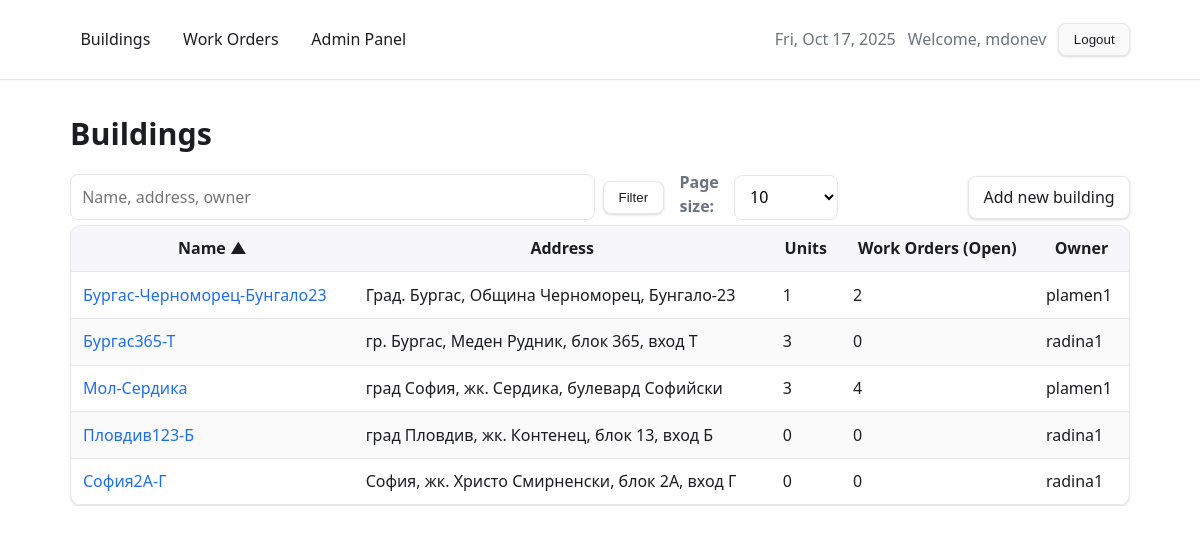
The app's page /buildings/ (signed in), older data.
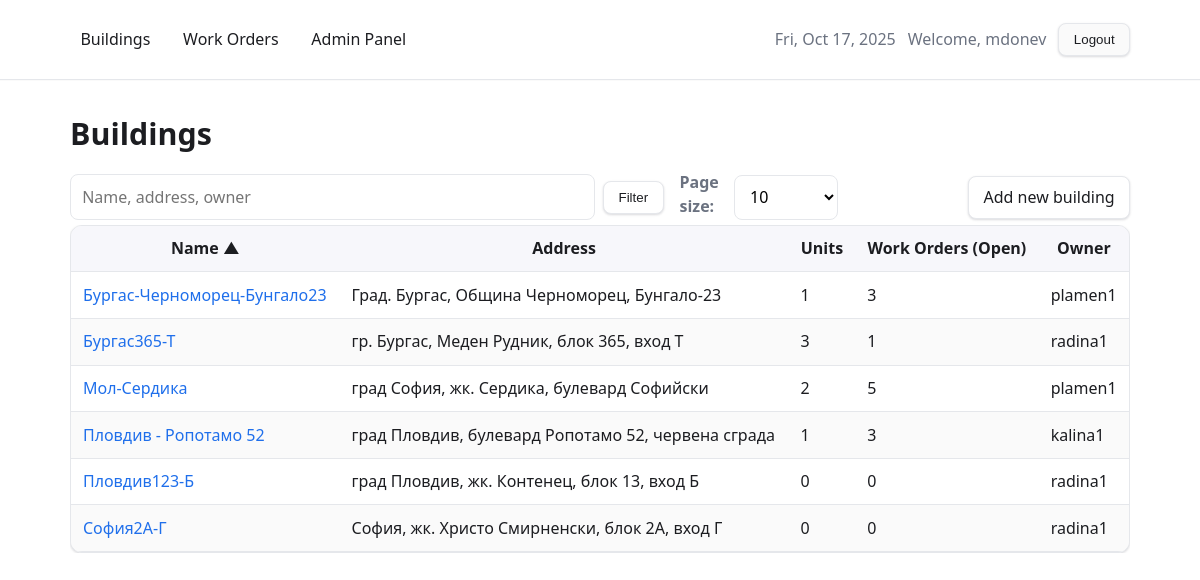
The same page, newer data.
### core/models.py (models this page shows, shortened)
class Building(models.Model):
    name = models.CharField(max_length=200)
    address = models.CharField(max_length=300)
    description = models.TextField(blank=True, default="")
    owner = models.ForeignKey(
        settings.AUTH_USER_MODEL,
        on_delete=models.SET_NULL,
        null=True,
        blank=True,
        related_name="buildings",
    )
    objects: BuildingQuerySet = BuildingQuerySet.as_manager()  # leverage annotations
    class Meta:
        ordering = ["name"]
    @property
    def units_count(self) -> int:
        val = getattr(self, "total_units", None)
        return int(val) if val is not None else self.units.count()

### core/views.py (the view, shortened to what this page needs)
# urls.py: path("buildings/", views.BuildingListView.as_view(), name="buildings_list"),
class BuildingListView(NavContextMixin, LoginRequiredMixin, ListView):
    model = Building
    template_name = "core/buildings_list.html"
    context_object_name = "buildings"
    ALLOWED_SORT = {
        "name", "address", "units_count",
        "-name", "-address", "-units_count",
        "work_orders_count", "-work_orders_count",
    }
    def _session_key_per(self) -> str:
        return "b_per"
    def get_queryset(self):
        user = self.request.user
        manager = Building.objects
        if hasattr(manager, "with_unit_stats"):
            qs = manager.with_unit_stats().select_related("owner")
        else:
            qs = manager.all().select_related("owner").annotate(
                units_count=Count("units", distinct=True)
            )
        if not is_admin(user):
            qs = qs.filter(owner=user)
        q = (self.request.GET.get("q") or "").strip()
        qs = qs.annotate(
            wo_direct_open_count=Coalesce(
                Count(
                    "work_orders",
                    filter=~Q(work_orders__status=WorkOrder.Status.CLOSED),
                    distinct=True,
                ),
                Value(0),
            ),
            wo_via_units_open_count=Coalesce(
                Count(
                    "units__work_orders",
                    filter=~Q(units__work_orders__status=WorkOrder.Status.CLOSED),
                    distinct=True,
                ),
                Value(0),
            ),
        ).annotate(
            work_orders_count=ExpressionWrapper(
                F("wo_direct_open_count") + F("wo_via_units_open_count"),
                output_field=IntegerField(),
            )
        )
        sort = (self.request.GET.get("sort") or "name").strip()
        if sort not in self.ALLOWED_SORT:
            sort = "name"
        return qs.order_by(sort)
    def get_paginate_by(self, queryset):
        req = self.request
        per = req.GET.get("per")
        skey = self._session_key_per()
        if per is not None:
            per = int(per) if str(per).isdigit() else 10
            req.session[skey] = per
        else:
            per = int(req.session.get(skey, 10))
        return max(1, per)
    def get_context_data(self, **kwargs):
        ctx = super().get_context_data(**kwargs)
        req = self.request
        ctx["q"] = (req.GET.get("q") or "").strip()
        ctx["sort"] = (req.GET.get("sort") or "name").strip()
        ctx["per"] = self.get_paginate_by(self.get_queryset())
        ctx["per_choices"] = [10, 20, 50, 100]
        ctx["show_owner_col"] = is_admin(req.user)
        return ctx

### core/models.py (called while the page is built)
    def with_unit_stats(self) -> "BuildingQuerySet":
        return self.annotate(
            total_units=Count("units", distinct=True),
            occupied_units=Count("units", filter=Q(units__is_occupied=True), distinct=True),
        )

### core/views.py (called while the page is built)
def is_admin(user) -> bool:
    return bool(user and user.is_staff)

    def get_context_data(self, **kwargs):
        ctx = super().get_context_data(**kwargs)
        ctx["work_orders_enabled"] = False
        ctx["work_orders_url"] = None
        try:
            url = reverse("work_orders_list")
        except NoReverseMatch:
            url = None
        else:
            ctx["work_orders_enabled"] = True
            ctx["work_orders_url"] = url
        return ctx

### templates/core/buildings_list.html (shortened to what this page needs)
{% extends "base.html" %}
{% block content %}
<h1 class="mb-2">Buildings</h1>
<div class="row space-between" style="gap:1rem; flex-wrap:wrap;">
  <form method="get" class="row" style="gap:1rem; flex:1; align-items:center;">
    <div class="input-group" style="flex:1; max-width:640px;">
      <input
        id="id_q"
        class="input-search"
        type="text"
        name="q"
        value="{{ q }}"
        placeholder="Name, address, owner"
      />
      <button class="btn" type="submit">Filter</button>
    </div>
    <div class="row" style="gap:.5rem; align-items:center;">
      <label for="id_per" class="muted">Page size:</label>
      <select id="id_per" name="per" onchange="this.form.submit()">
        {% for opt in per_choices %}
          <option value="{{ opt }}" {% if per == opt %}selected{% endif %}>{{ opt }}</option>
        {% endfor %}
      </select>
    </div>
  </form>
  <div><a class="btn" href="{% url 'building_create' %}">Add new building</a></div>
</div>
<div class="table-wrap">
  <table class="bm-table">
    <thead>
      <tr>
        <th>
          {% if sort == 'name' %}
            {% with next='-name' %}<a href="?q={{ q|urlencode }}&sort={{ next }}&per={{ per }}">Name ▲</a>{% endwith %}
          {% elif sort == '-name' %}
            <a href="?q={{ q|urlencode }}&sort=name&per={{ per }}">Name ▼</a>
          {% else %}
            <a href="?q={{ q|urlencode }}&sort=name&per={{ per }}">Name</a>
          {% endif %}
        </th>
        <th>
          {% if sort == 'address' %}
            {% with next='-address' %}<a href="?q={{ q|urlencode }}&sort={{ next }}&per={{ per }}">Address ▲</a>{% endwith %}
          {% elif sort == '-address' %}
            <a href="?q={{ q|urlencode }}&sort=address&per={{ per }}">Address ▼</a>
          {% else %}
            <a href="?q={{ q|urlencode }}&sort=address&per={{ per }}">Address</a>
          {% endif %}
        </th>
        <th style="white-space:nowrap;">
          {% if sort == 'units_count' %}
            {% with next='-units_count' %}<a href="?q={{ q|urlencode }}&sort={{ next }}&per={{ per }}">Units ▲</a>{% endwith %}
          {% elif sort == '-units_count' %}
            <a href="?q={{ q|urlencode }}&sort=units_count&per={{ per }}">Units ▼</a>
          {% else %}
            <a href="?q={{ q|urlencode }}&sort=units_count&per={{ per }}">Units</a>
          {% endif %}
        </th>
        <th style="white-space:nowrap;">
          {% if sort == 'work_orders_count' %}
            {% with next='-work_orders_count' %}<a href="?q={{ q|urlencode }}&sort={{ next }}&per={{ per }}">Work Orders (Open) ▲</a>{% endwith %}
          {% elif sort == '-work_orders_count' %}
            <a href="?q={{ q|urlencode }}&sort=work_orders_count&per={{ per }}">Work Orders (Open) ▼</a>
          {% else %}
            <a href="?q={{ q|urlencode }}&sort=work_orders_count&per={{ per }}">Work Orders (Open)</a>
          {% endif %}
        </th>
        {% if show_owner_col %}<th>Owner</th>{% endif %}
      </tr>
    </thead>
    <tbody>
      {% for b in buildings %}
        <tr>
          <td><a href="{% url 'building_detail' b.id %}">{{ b.name }}</a></td>
          <td>{{ b.address }}</td>
          <td>{{ b.units_count }}</td>
          <td>{{ b.work_orders_count }}</td>
          {% if show_owner_col %}
            <td>{% if b.owner %}{{ b.owner.username }}{% else %}—{% endif %}</td>
          {% endif %}
      {% empty %}
        <tr>
          <td colspan="{% if show_owner_col %}6{% else %}5{% endif %}">
            No buildings found.
          </td>
        </tr>
      {% endfor %}
    </tbody>
  </table>
</div>
{% endblock %}

Row changes from the older to the newer data that the page shows:
computed for Building "Бургас-Черноморец-Бунгало23": work_orders_count "2" → "3"
computed for Building "Бургас365-Т": work_orders_count "0" → "1"
computed for Building "Мол-Сердика": units_count "3" → "2"; work_orders_count "4" → "5"
added Building: name "Пловдив - Ропотамо 52", address "град Пловдив, булевард Ропотамо 52, червена сграда", units_count "1", work_orders_count "3", owner.username "kalina1"
